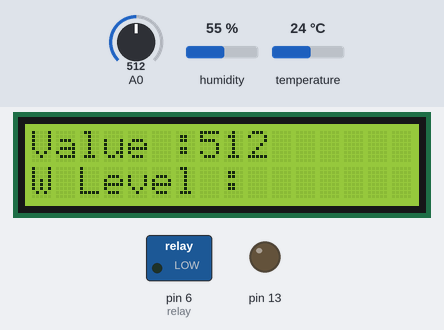
Bench run of a sketch on a simulated Arduino Uno, built with avr-gcc and run on an emulated ATmega328P. Shown: 16×2 character LCD, switched loads named in the sketch (green lamp = pin HIGH), output pins drawn as LEDs (lit = HIGH). The test bench sets the inputs (shaded band); at power-on: A0 = 512, humidity 55 %, temperature 24 °C. What the sketch prints to the serial monitor is not drawn.

Above: at 1.2 s.
1.3 s: A0 set to 264
At 3.0 s:
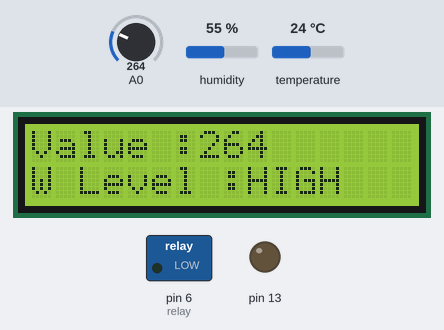
5.6 s: A0 set to 234
At 7.3 s:
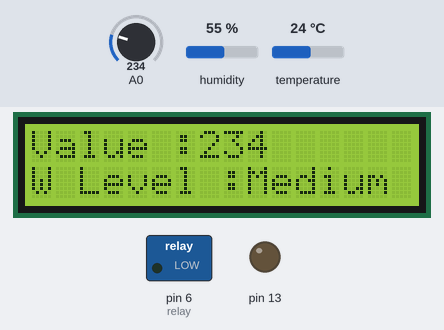
9.7 s: A0 set to 0
At 11.5 s:
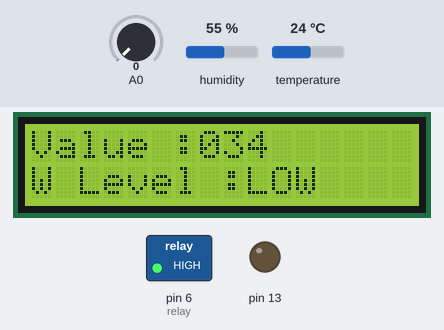
Timing chart, 0 to 13.0 s (numbered marks = the images above; inputs shaded):
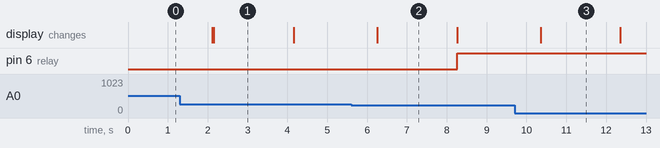

The sketch:

Smart_Irrigation_System.ino
```cpp
#include <LiquidCrystal_I2C.h> // Using LCD package, to display water level on LCD Display
#include "DHT.h" // Using the DHT module to check temperature and humidity
LiquidCrystal_I2C lcd(0x27, 16, 2);
#define DHTPIN 2
#define DHTTYPE DHT11
DHT dht(DHTPIN, DHTTYPE);

int led = 13; // Declaring the LED - For testing bluetooth module
int data; // To receive the bluetooth data
int relay = 6; // Digital pin 6 alloted for relay

void setup() {
  Serial.begin(9600); // starting the serial monitor
  lcd.init();
  lcd.backlight();
  dht.begin();
  pinMode(13, OUTPUT);
  pinMode(relay, OUTPUT);
}

void loop() {

  float h = dht.readHumidity();
  // Read temperature as Celsius (the default)
  float t = dht.readTemperature();

  // Check if any reads failed and exit early (to try again).
  if (isnan(h) || isnan(t)) {
    Serial.println(F("Failed to read from DHT sensor!"));
    return;
  }

  // Used for bluetooth module testing
  /**
    while(Serial.available() > 0)
  {
    data = Serial.read();
    // Serial.println(data);

    while(data != 'f'){
      digitalWrite(relay, HIGH);
    }

     if(data == 'e')
    {
      digitalWrite(13, HIGH); // If the data recieved is equal to e then turn on the light on pin 13
      digitalWrite(relay, LOW);
    }
    else if(data == 'f') // If the data recieved is equal to f then turn off the light on pin 13
    {
      digitalWrite(relay, LOW);
      digitalWrite(13, LOW);
    }

  } **/

  int value = analogRead(A0);
  lcd.setCursor(0, 0);
  lcd.print("Value :");
  lcd.print(value); // Displays the value of water detected

  Serial.println(value);
  lcd.setCursor(0, 1);
  lcd.print("W Level :"); // Displays the water level

  Serial.print(F("Humidity: "));
  Serial.print(h); // Printing humidity % in the serial monitor
  Serial.print(F("%  Temperature in °C: "));
  Serial.print(t); // Printing temperature in °C in the serial monitor
  delay(2000);

// To check the water sensor's analog data and perform relay task accordingly
if (value == 0) {
    lcd.print("Empty ");
    digitalWrite(relay, HIGH);
  }
  else if (value >= 1 && value <= 250) {
    lcd.print("LOW   ");
    digitalWrite(relay, HIGH);
  }
  else if (value > 250 && value <= 510) {
    lcd.print("Medium");
    digitalWrite(relay, LOW);
  }
  else if (value > 510){
    lcd.print("HIGH  ");
    digitalWrite(relay, LOW);
  }
}
```

Measured:
- the behaviour switches between 251 and 250 on A0 (found by bisection; images 1 and 2)
- after the input at 1.3 s, the display: first differs from a run without the input after 0.86 s (image 1)
- after the input at 5.6 s, pin 6 (relay): LOW → HIGH after 2.7 s; the display: changes after 0.66 s (image 2)
- after the input at 9.7 s, the display: changes after 0.65 s (image 3)
- what the display in image 1 shows lasts 2.0 s, from 2.2 s to 4.2 s
